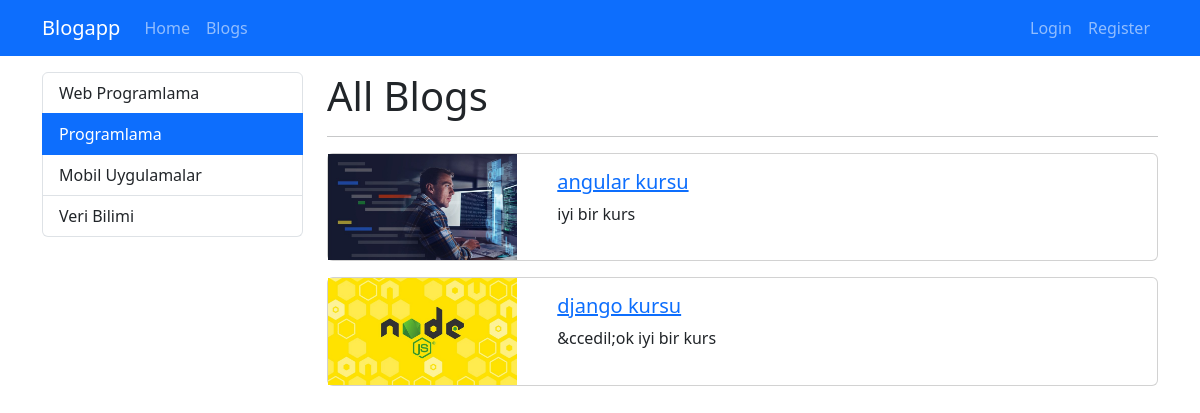
The page /category/programlama on the database its author committed.
### blog/models.py (models this page shows, shortened)
class Category(models.Model):
    name = models.CharField(max_length=150)
    slug = models.SlugField(null=False, blank=True, unique=True, db_index=True, editable=False)

class Blog(models.Model):
    title = models.CharField(max_length=200)
    image = models.ImageField(upload_to="blogs")
    description = RichTextField()
    is_active = models.BooleanField(default=False)
    is_home = models.BooleanField(default=False)
    slug = models.SlugField(null=False, blank=True, unique=True, db_index=True, editable=False)
    categories = models.ManyToManyField(Category, blank=True)

### blog/views.py (the view)
# urls.py: path("category/<slug:slug>", views.blogs_by_category, name="blogs_by_category"),
def blogs_by_category(request, slug):
    context = {
        "blogs": Category.objects.get(slug=slug).blog_set.filter(is_active=True),
        "categories": Category.objects.all(),
        "selected_category": slug,
    }
    return render(request, "blog/blogs.html",context)

### blog/templates/blog/blogs.html (shortened to what this page needs)
{% extends "base.html" %}
{% block content %}
<div class="container mt-3">
    <div class="row">
        <div class="col-3">
            {% include 'partials/_categories.html' %}
        </div>
        <div class="col-9">
            <h1>All Blogs</h1>
            <hr>
            {% if blogs|length > 0 %}
                {% for blog in blogs %}
                    {% if blog.is_active %}
                        {% include 'blog/partials/_blog.html' %}
                    {% endif %}
                {% endfor %}
            {% else %}
                <div class="alert alert-warning">No Blogs</div>
            {% endif %}
            </div>
        </div>
    </div>
{% endblock %}

### templates/partials/_categories.html
<div class="list-group">
    {% for category in categories %}
        {% if category.slug == selected_category %}
            <a class="list-group-item list-group-item-action active" href="{% url 'blogs_by_category' category.slug %}">{{ category.name|title }}</a>
        {% else %}
            <a class="list-group-item list-group-item-action" href="{% url 'blogs_by_category' category.slug %}">{{ category.name|title }}</a>
        {% endif %}
    {% endfor %}
</div>

### blog/templates/blog/partials/_blog.html
{% load static %}
<div class="card mb-3">
    <div class="row">
        <div class="col-md-3">
            <img src="{{ blog.image.url }}" alt="" class="img-fluid">
        </div>
        <div class="col-md-9">
            <div class="card-body">
                <h5 class="card-title">
                    <a href="{% url 'blog_details' blog.slug %}">
                        {{ blog.title }}
                    </a>
                </h5>
                <p class="card-text">{{ blog.description|striptags|slice:"0:100" }}</p>
            </div>
        </div>
    </div>
</div>

### rows shown on the page
Category: name "Web Programlama"
Category: name "Programlama"
Category: name "Mobil Uygulamalar"
Category: name "Veri Bilimi"
Blog: image (picture), title "angular kursu", description "iyi bir kurs"
Blog: image (picture), title "django kursu", description "&ccedil;ok iyi bir kurs"
